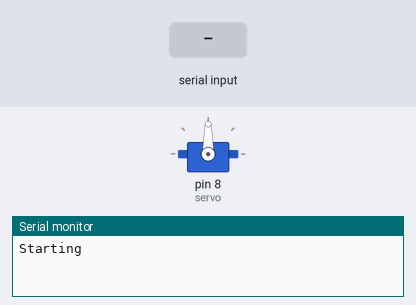
Bench run of a sketch on a simulated Arduino Mega 2560, built with avr-gcc and run on an emulated ATmega2560. Shown: servo, the last lines printed to the serial monitor. The test bench sets the inputs (shaded band).

Above: at 1.2 s.
1.3 s: ":\n" received over Serial
4.3 s: "90:45:200\n" received over Serial
At 5.4 s:
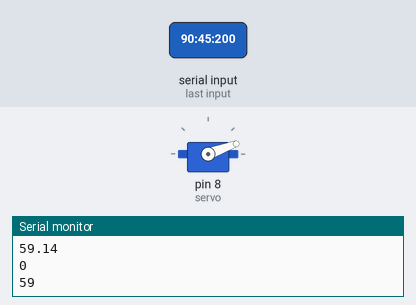
At 6.5 s:
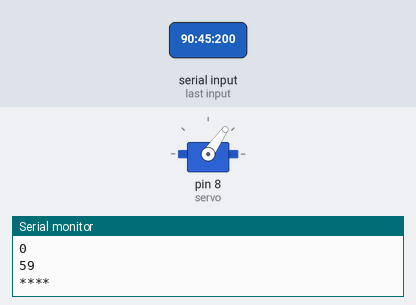
6.9 s: "30:150:10\n" received over Serial
9.4 s: "5\n" received over Serial
At 11.0 s:
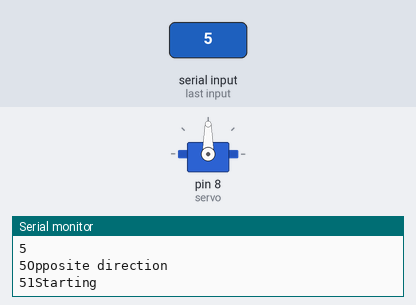
Timing chart, 0 to 12.5 s (numbered marks = the images above; inputs shaded):
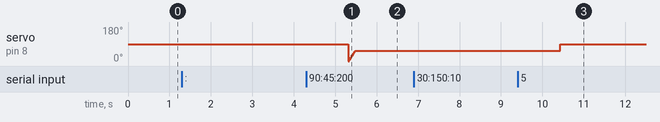

The sketch:

ANtenna_Tracker.ino
```cpp
//BAUF RATE 56700
#include<math.h>
#include<TinyGPS.h>
#include <SoftwareSerial.h>
#include<Servo.h>

TinyGPS gps;
Servo servo;
float distGndToMav,distMavToHead;
double headLat,headLong;
double baseLat,baseLong;
bool initialised=false;
float angles[2];
float baseAlt;
int prevRot;
float lat,lon,alt;
unsigned long age;

void setup() {
  Serial.begin(9600);
  Serial.println("Starting");
  Serial1.begin(57600);
  servo.attach(8);
  baseLat=12.969085927706127;
  baseLong=79.15576457977296;
  baseAlt=100;
  servo.write(90);
  prevRot=90;
}

//lat:75:lon:9387:alt:3837
int rot;

String val;
String parsed1,parsed2,parsed3;
int index1,index2,index3,index4,index5;
int dir;
void loop(){
  if(Serial.available()>0){
    val=Serial.readStringUntil("\n");
    Serial.print(val);
    index1=val.indexOf(":");
    index2=val.indexOf(":",index1+1);
    parsed1=val.substring(index1+1,index2);
    index3=val.indexOf(":",index2+1);
    index4=val.indexOf(":",index3+1);
    parsed2=val.substring(index3+1,index4);
    index5=val.indexOf(":",index4+1);
    parsed3=val.substring(index5+1,val.length()-1);
    Serial.print(parsed1);
    Serial.print(parsed2);
    Serial.print(parsed3);
    lat=parsed1.toFloat() ;
    lon=parsed2.toFloat();
    alt=parsed3.toFloat();
    if(initialised){
        float dist1=getDistanceBWPoints(headLat,headLong,lat,lon);
        float dist2=getDistanceBWPoints(baseLat,baseLong,lat,lon);
        angles[0]=atan(dist1/dist2)*180/PI;
        angles[1]=atan(alt/dist2)*180/PI;
        if(headLong>lon){
          dir=1;
          Serial.println("Opposite direction");
        }
        else{
          dir=0;
          Serial.println("Same direction");
        }
        Serial.println(angles[0]);
        Serial.println(prevRot);
        rot=angles[0]-prevRot;
        Serial.println(rot);

        if(dir){
          for(int i=prevRot;i>prevRot-rot;i-=5){
            servo.write(i);
            delay(15);
          }
          prevRot=-rot+prevRot;
        }else{
          for(int i=prevRot;i<prevRot+rot;i+=5){
            servo.write(i);
            delay(15);
          }
          prevRot=rot+prevRot;
        }

        headLat=lat;
        headLong=lon;
        Serial.println("****");
      } else{
        prevRot=0;
        headLat=lat;
        headLong=lon;
        initialised=true;
        Serial.println("Initialised");
      }
  }
}

float getDistanceBWPoints(float lat1,float long1,float lat2,float long2){
  float a1=sin((lat2*PI/180-lat1*PI/180)/2)*sin((lat2*PI/180-lat1*PI/180)/2)+cos(lat1*PI/180)*cos(lat2*PI/180)*sin((long2*PI/180-long1*PI/180)/2);
  float a2=1-sin((lat2*PI/180-lat1*PI/180)/2)*sin((lat2*PI/180-lat1*PI/180)/2)+cos(lat1*PI/180)*cos(lat2*PI/180)*sin((long2*PI/180-long1*PI/180)/2);
  if(a1<0){
    a1=-a1;
  }
  if(a2<0){
    a2=-a2;
  }
  float dist=2*atan2(sqrt(a1),sqrt(a2))*63781000;
  return dist;
}
```

Measured:
- after the input at 4.3 s, servo on pin 8 (servo): 90° → 55° after 1.0 s
- after the input at 9.4 s, servo on pin 8 (servo): 55° → 90° after 1.0 s
